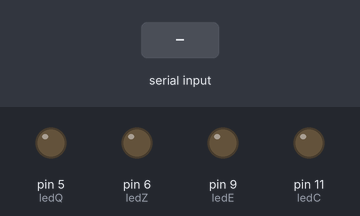
Bench run of a sketch on a simulated Arduino Uno, built with avr-gcc and run on an emulated ATmega328P. Shown: output pins drawn as LEDs (lit = HIGH). Dashed ring = blinking. The inputs (shaded band) are chosen by the test bench.

Above: at 1.2 s.
1.3 s: "o" received over Serial
At 1.45 s:
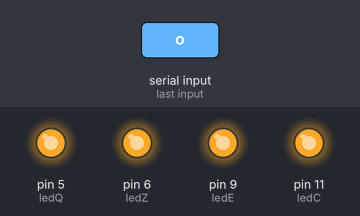
4.3 s: "q" received over Serial
7.3 s: "z" received over Serial
At 8.2 s:
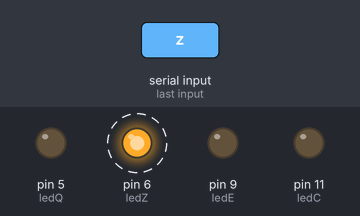
10.3 s: "e" received over Serial
At 11.1 s:
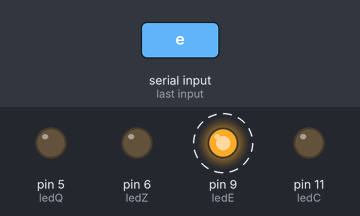
13.3 s: "c" received over Serial
At 14.2 s:
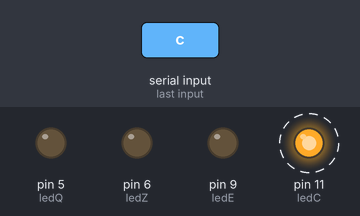
Timing chart, 0 to 17.3 s (numbered marks = the images above; inputs shaded):
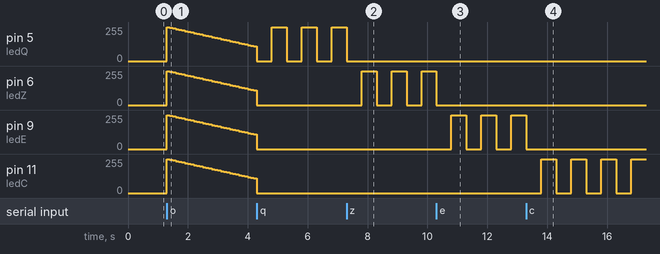

The sketch:

ledHandler.ino
```cpp
//Las salidas PWM para cada plataforma (tira de LED)
int ledQ = 5;   //La señal para la Q
int ledZ = 6;   //La señal para la Z
int ledE = 9;   //La señal para la E
int ledC = 11;  //La señal para la C

//Para controlar el fadeIn y fadeOut de las tiras
int fadeValue;

//La variable que recibe dato del Serial, y la segunda variable que lo almacena para que persista
char ledOrder, order;

//Variable para controlar los ciclos WHILE
bool stopWhile = false;

void setup(){
  //Establezco conexion en 9600 baud
  Serial.begin(9600);
  //Por defecto, apago todas las tiras de LED
  analogWrite(ledC, 0);
  analogWrite(ledE, 0);
  analogWrite(ledQ, 0);
  analogWrite(ledZ, 0);
}

void loop(){

//  El serial se pisa y borra el dato, por lo que es imposible loopear en base al dato que leo, entonces:

//  1) Leo el serial en una variable, y guardo en OTRA variable lo que recibio
  if (Serial.available() > 0){  //Si hay comunicacion serial
    order = Serial.read();      //Leo el dato
  }

//Case para decidir que caracter fue enviado en el paso anterior, para almacenarlo y que persista
  switch (order) {
    case 'o':
      ledOrder = 'o';
      break;
    case 'n':
      ledOrder = 'n';
      break;
    case 'q':
      ledOrder = 'q';
      break;
    case 'z':
      ledOrder = 'z';
      break;
    break;
    case 'e':
      ledOrder = 'e';
      break;
    break;
    case 'c':
      ledOrder = 'c';
      break;
    break;
    case 's':
      ledOrder = 's';
      break;
  }

//  2) Uso la SEGUNDA variable (que guarde en el primer case) para poder loopear

//  Para modificar todos los LEDs en una sola sentencia, tengo definida la funcion "leds(intensidad)" al final
  switch (ledOrder) {
  //Caso correcto, se encienden los LEDs en maxima intensidad, y se apagan con fadeOut
  case 'o':
    fadeValue = 255;
    stopWhile = false;
    //Mientras los LEDs no esten apagados, o el usuario no presione una tecla, itero
    while (fadeValue >= 0 && stopWhile == false) {
      leds(fadeValue);  //LEDs con la intensidad que tiene fadeValue
      delay(100);       //Espero 0,1 segundos, para que se vea el efecto fade
      fadeValue -= 5;   //Decremento fadeValue
      if (Serial.available() > 0){  //Para poder detener el while y arrancar el juego si se presiona una tecla
        stopWhile = true;
      }
    }
    break;
  //Caso incorrecto, hago destellar a todos los LEDs en forma violenta
  case 'n':
    leds(0);     //Apago LEDs
    delay(100);  //Espero
    leds(255);   //Enciendo LEDs
    delay(100);  //Espero
    leds(0);     //Apago LEDs
    break;
  //Hago destellar la Q
  case 'q':
      //Apago los 4 LEDs
      leds(0);
      delay(500);
      //Enciendo Q
      analogWrite(ledQ, 255);
      delay(500);
      break;
  //Hago destellar la Z
  case 'z':
    //Apago los 4 LEDs
    leds(0);
    delay(500);
    //Enciendo Z
    analogWrite(ledZ, 255);
    delay(500);
    break;
  //Hago destellar la E
  case 'e':
    //Apago los 4 LEDs
    leds(0);
    delay(500);
    //Enciendo E
    analogWrite(ledE, 255);
    delay(500);
    break;
  //Hago destellar la C
  case 'c':
    //Apago los 4 LEDs
    leds(0);
    delay(500);
    //Enciendo C
    analogWrite(ledC, 255);
    delay(500);
    break;
  //Estado StandBy, enciendo LEDs con fadeIn y los apago con fadeOut, simulando "respirar"
  case 's':
    //Enciendo LEDs con fadeIn
    stopWhile = false;
    fadeValue = 0;
    while (fadeValue <= 255 && stopWhile == false) {
      leds(fadeValue);
      delay(100);
      fadeValue += 10;
      if (Serial.available() > 0){  //Para poder detener el while y arrancar el juego si se presiona una tecla
        stopWhile = true;
      }
    }
    //Apago LEDs con fadeOut
    fadeValue = 255;
    while (fadeValue >= 0 && stopWhile == false ) {
      leds(fadeValue);
      delay(100);
      fadeValue -= 10;
      if (Serial.available() > 0){  //Para poder detener el while y arrancar el juego si se presiona una tecla
        stopWhile = true;
      }
    }
    break;
  }
}

//Este procedimiento recibe un valor entero y lo escribe como salida PWM a los 4 LEDs, para simplificar codigo
void leds(int valor){
  analogWrite(ledC, valor);
  analogWrite(ledE, valor);
  analogWrite(ledQ, valor);
  analogWrite(ledZ, valor);
}
```

Measured:
- after the input at 1.3 s, pin 5 (ledQ), pin 6 (ledZ), pin 9 (ledE), pin 11 (ledC): 0/255 → 255/255 at once, → 250/255 0.10 s later, → 245/255 0.10 s later, → 240/255 0.10 s later, … (30 changes in this stretch)
- after the input at 7.3 s, pin 5 (ledQ): goes on until 7.3 s, then stays 0/255; pin 6 (ledZ): alternates 255/255 for 0.50 s and 0/255 for 0.50 s, starting after 0.50 s
- after the input at 10.3 s, pin 6 (ledZ): goes on until 10.3 s, then stays 0/255; pin 9 (ledE): alternates 255/255 for 0.50 s and 0/255 for 0.50 s, starting after 0.50 s
- after the input at 13.3 s, pin 9 (ledE): goes on until 13.3 s, then stays 0/255; pin 11 (ledC): alternates 255/255 for 0.50 s and 0/255 for 0.50 s, starting after 0.50 s
